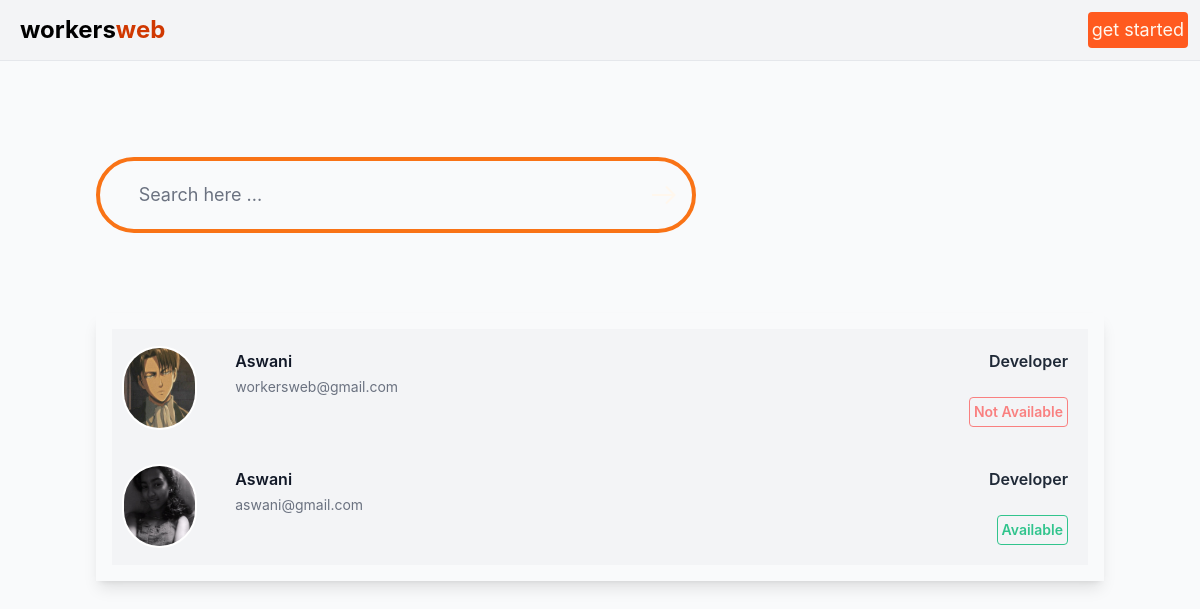
The app's page /find_worker/, older data.
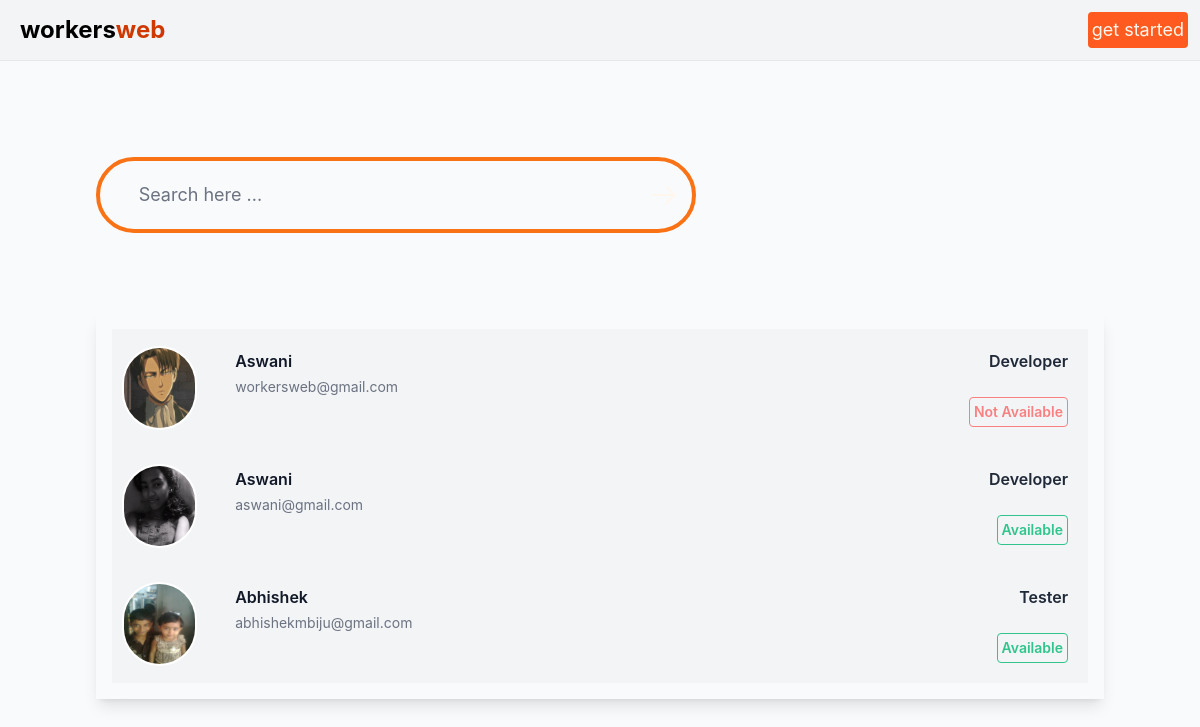
The same page, newer data.
### main/models.py (models this page shows, shortened)
class Worker(models.Model):
    user_id = models.ForeignKey(User,on_delete=models.CASCADE)
    name = models.CharField(max_length=255)
    avatar = models.ImageField(upload_to='uploads/avatars')
    district = models.CharField(max_length=255)
    city = models.CharField(max_length=255)
    street_address = models.TextField()
    pin = models.CharField(max_length=6)
    phone_no = models.CharField(max_length=15)
    experience = models.IntegerField()
    job_title = models.CharField(max_length=255)
    resume = models.FileField(upload_to="uploads/resume")
    notification = models.BooleanField(default=False)
    is_available= models.BooleanField(default=True)

class User(AbstractBaseUser, PermissionsMixin):
    id = models.UUIDField(primary_key=True, default=uuid.uuid4, editable=False)
    email = models.EmailField(unique=True)
    username = models.CharField(max_length=255,null=True,blank=True)
    is_active = models.BooleanField(default=True)
    is_superuser = models.BooleanField(default=False)
    is_worker = models.BooleanField(default=False)
    is_staff = models.BooleanField(default=False)
    date_joined = models.DateTimeField(auto_now_add=True)
    last_login = models.DateTimeField(blank=True, null=True)
    objects = CustomUserManager()
    USERNAME_FIELD = 'email'
    EMAIL_FIELD = 'email'
    REQUIRED_FIELDS = ['username']

### main/views.py (the view)
# urls.py: path('find_worker/',find_worker,name="find_worker"),
def find_worker(request):
  if request.method == "POST":
    search_key = request.POST.get('search_key')
    print(search_key)
    workers = Worker.objects.filter(name__contains=search_key)
    if not workers:
      print('kskd')
      workers = Worker.objects.filter(job_title__contains=search_key)
  elif request.method == "GET":
    workers = Worker.objects.all()
  for i in workers:
    print(i.avatar.url)
  return render(request,'findworker.html',{'workers': workers})

### template/findworker.html (shortened to what this page needs)
{% extends 'layout.html' %}
{% block 'container' %}
<div class="p-24">
  <form class="" action="" method="POST" accept-charset="utf-8" >
    <div class="flex border-4 border-orange-500 p-3 items-center justify-between rounded-full max-w-[600px] ">
      <input type="search" name="search_key" id="" value=""  placeholder="Search here ..." class="outline-0 border-none bg-transparent w-full text-lg "/>
      <button type="submit" class="bg-orange-600  text-orange-50 rounded-full">
        <svg xmlns="http://www.w3.org/2000/svg" width="2em" height="2em" viewBox="0 0 32 32"><path fill="currentColor" d="m18.72 6.78l-1.44 1.44L24.063 15H4v2h20.063l-6.782 6.78l1.44 1.44l8.5-8.5l.686-.72l-.687-.72z"/></svg>
      </button>
    </div>
  </form>
  <div class="mt-20 shadow-lg bg-gray-50 p-4 ">
    <ul role="list" class="divide-y divide-gray-200 space-y-3">
      {% for worker in workers %}
      {% if not worker.user_id.id == request.user.id %}
       <a href="{% url 'worker' worker.id %}" >
      <li class="flex space-x-6 bg-gray-100 hover:bg-gray-200 p-2 ">
        <div class="flex items-center justify-center p-1">
          <img class="h-20 w-20 rounded-full ring-2 ring-white" src="{{ worker.avatar.url }}" alt="">
        </div>
        <div class=" flex flex-col p-3 w-full">
        <div class="flex w-full  justify-between">
        <p class="text-md font-semibold leading-6 text-gray-900">{{ worker.name }}</p>
        <p class="font-semibold leading-6 text-gray-800">
          {{ worker.job_title }}
        </p>
        </div>
        <p class="mt-1 truncate text-sm leading-5 text-gray-500">{{ worker.user_id.email }}</p>
        {% if worker.is_available %}
        <span class="p-1 ml-auto border font-semibold border-green-400 rounded text-green-400 text-sm ">Available</span>
        {% else %}
           <span class="p-1 ml-auto border font-semibold border-red-400 rounded text-red-400 text-sm ">Not Available</span>
        {% endif %}
      </div>
      </li>
      </a>
      {% endif %}
      {% endfor %}
    </ul>
  </div>
</div>
{% endblock %}

### template/layout.html (shortened to what this page needs)
<!DOCTYPE html>
{% load static tailwind_tags %}
<html>
  <head>
    {% tailwind_css %}
    <link href="https://cdnjs.cloudflare.com/ajax/libs/flowbite/2.3.0/flowbite.min.css" rel="stylesheet" />
  </head>
  <body class="bg-gray-50 ">
    {% include 'nav.html' %}
    {% block 'container' %}
    {% endblock %}
  </body>
</html>

### template/nav.html (shortened to what this page needs)
<nav class="sticky inset-0 flex items-center py-15 min-h-19  justify-between bg-gray-100 border-b w-full backdrop-blur-lg z-50">
  <div class="text-center ms-5 text-2xl  font-bold" >
    <a class="" href="/">workers<span class="text-orange-600 leading-normal">web</span></a>
  </div>
  <ul class="flex justify-evenly space-x-8 text-xl p-3 font-mono ">
    {% if not request.user.is_authenticated %}
    <li class="bg-orange-500 text-orange-50 text-lg p-1 rounded font-sans">
      <a class="" href="{% url 'login' %}"   >get started</a></li>
  {% endif %}
</nav>

Row changes from the older to the newer data that the page shows:
added Worker: avatar (picture), name "Abhishek", job_title "Tester", user_id.email "abhishekmbiju@gmail.com", is_available "Available"
